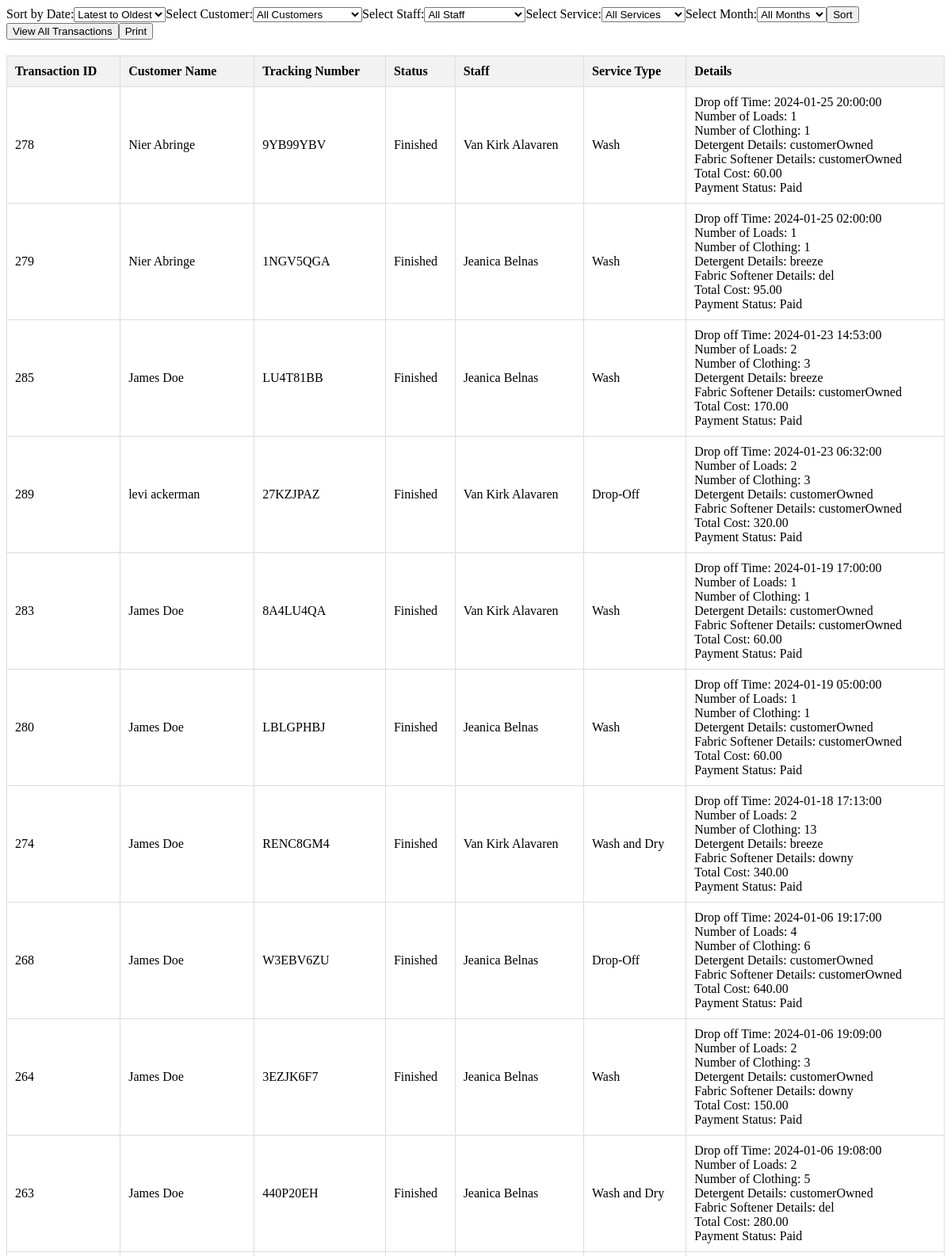
The page /admin_sales_history.php (upper part) on the database its author committed.
### tables this page shows
CREATE TABLE `transactions` (
  `transaction_id` int(11) NOT NULL,
  `customer_id` int(11) DEFAULT NULL,
  `staff_id` int(11) NOT NULL,
  `timeOfDropOff` datetime DEFAULT NULL,
  `service_id` int(50) NOT NULL,
  `numberOfLoads` int(11) DEFAULT NULL,
  `numberOfClothing` int(11) DEFAULT NULL,
  `totalCost` decimal(10,2) DEFAULT NULL,
  `paymentStatus` varchar(50) NOT NULL,
  `tenderedAmount` decimal(10,2) NOT NULL,
  `changeAmount` decimal(10,2) NOT NULL,
  `detergent_id` int(11) NOT NULL,
  `numberOfDetergent` int(11) NOT NULL,
  `fabric_softener_id` int(11) NOT NULL,
  `numberOfFabricSoft` int(11) NOT NULL
);

CREATE TABLE `customers` (
  `customer_id` int(11) NOT NULL,
  `firstname` varchar(50) DEFAULT NULL,
  `lastname` varchar(50) DEFAULT NULL,
  `contact_number` varchar(50) DEFAULT NULL,
  `email` varchar(50) DEFAULT NULL,
  `password` varchar(50) DEFAULT NULL
);

CREATE TABLE `trackings` (
  `trackingID` int(11) NOT NULL,
  `trackingNumber` varchar(50) DEFAULT NULL,
  `transaction_id` int(11) DEFAULT NULL,
  `status` varchar(50) DEFAULT NULL
);

CREATE TABLE `staffs` (
  `staff_id` int(11) NOT NULL,
  `firstname` varchar(50) DEFAULT NULL,
  `lastname` varchar(50) DEFAULT NULL,
  `contact_number` varchar(50) DEFAULT NULL,
  `address` varchar(50) NOT NULL,
  `username` varchar(50) DEFAULT NULL,
  `password` varchar(50) DEFAULT NULL
);

CREATE TABLE `services` (
  `service_id` int(50) NOT NULL,
  `serviceName` varchar(50) NOT NULL
);

CREATE TABLE `detergents` (
  `detergent_id` int(11) NOT NULL,
  `owner_id` int(11) NOT NULL,
  `detergent_name` varchar(255) NOT NULL,
  `stock_quantity` int(11) NOT NULL
);

CREATE TABLE `fabric_softeners` (
  `fabric_softener_id` int(11) NOT NULL,
  `owner_id` int(11) NOT NULL,
  `fabric_softener_name` varchar(255) NOT NULL,
  `stock_quantity` int(11) NOT NULL
);

### admin_sales_history.php (the view, shortened to what this page needs)
<?php
include('dbcon.php');
$sortingOrder = 'DESC';
$sql = "SELECT transactions.transaction_id,
           customers.firstname AS customer_firstname,
           customers.lastname AS customer_lastname,
           staffs.firstname AS staff_firstname,
           staffs.lastname AS staff_lastname,
           transactions.timeOfDropOff,
           services.serviceName,
           transactions.numberofLoads,
           transactions.numberofClothing,
           detergents.detergent_name,
           fabric_softeners.fabric_softener_name,
           trackings.trackingNumber,
           trackings.status,
           transactions.totalCost,
           transactions.paymentStatus
    FROM transactions
    JOIN customers ON transactions.customer_id = customers.customer_id
    JOIN staffs ON transactions.staff_id = staffs.staff_id
    INNER JOIN services ON transactions.service_id = services.service_id
    JOIN detergents ON transactions.detergent_id = detergents.detergent_id
    JOIN fabric_softeners ON transactions.fabric_softener_id = fabric_softeners.fabric_softener_id
    LEFT JOIN trackings ON transactions.transaction_id = trackings.transaction_id
    WHERE transactions.paymentStatus = 'Paid' AND trackings.status = 'Finished' ";
$sql .= " ORDER BY transactions.timeOfDropOff $sortingOrder";
$result = $conn->query($sql);
if ($result->num_rows > 0) {
    echo "<form method='post' action='" . htmlspecialchars($_SERVER["PHP_SELF"]) . "'>";
    echo "<label>Sort by Date:</label>";
    echo "<select name='sorting_order'>";
    echo "<option value='DESC'>Latest to Oldest</option>";
    echo "</select>";
    echo "<label>Select Customer:</label>";
    echo "<select name='selected_customer'>";
    echo "<option value=''>All Customers</option>";
    echo "</select>";
    echo "<label>Select Staff:</label>";
    echo "<select name='selected_staff'>";
    echo "<option value=''>All Staff</option>";
    echo "</select>";
    echo "<label>Select Service:</label>";
    echo "<select name='selected_service'>";
    echo "<option value=''>All Services</option>";
    echo "</select>";
    echo "<label>Select Month:</label>";
    echo "<select name='selected_month'>";
    echo "<option value=''>All Months</option>";
    echo "</select>";
    echo "<button type='submit' name='sort_by_date'>Sort</button>";
    echo "<button type='submit' name='view_all'>View All Transactions</button>";
echo "<button type='button' onclick='printContent()'>Print</button>";
    echo "</form>";
echo '<div class="printable">';
echo "<table border='1'>";
echo "<tr>
        <th>Transaction ID</th>
        <th>Customer Name</th>
        <th>Tracking Number</th>
        <th>Status</th>
        <th>Staff</th>
        <th>Service Type</th>
        <th>Details</th>
      </tr>";
while ($row = $result->fetch_assoc()) {
    echo "<tr>";
    echo "<td>" . $row["transaction_id"] . "</td>";
    echo "<td>" . $row["customer_firstname"] . " " . $row["customer_lastname"] . "</td>";
    echo "<td>" . $row["trackingNumber"] . "</td>";
    echo "<td>" . $row["status"] . "</td>";
    echo "<td>" . $row["staff_firstname"] . " " . $row["staff_lastname"] . "</td>";
    echo "<td>" . $row["serviceName"] . "</td>";
    $combinedInfo = "Drop off Time: ".$row["timeOfDropOff"] . "<br>" .
                    "Number of Loads: " . $row["numberofLoads"] . "<br>" .
                    "Number of Clothing: " . $row["numberofClothing"] . "<br>" .
                    "Detergent Details: " . $row["detergent_name"] . "<br>" .
                    "Fabric Softener Details: " . $row["fabric_softener_name"] . "<br>" .
                    "Total Cost: " . $row["totalCost"] . "<br>" .
                    "Payment Status: " . $row["paymentStatus"];
    echo "<td>" . $combinedInfo . "</td>";
    echo "</tr>";
}
echo "</table>";
echo '</div>';
} else {
    echo "No paid transactions found.";
}
?>
</body>
</html>

### admin_sales_history.php (style rules this page uses)
.printable table { width: 100%; border-collapse: collapse; margin-top: 20px; }
.printable th, .printable td { padding: 10px; text-align: left; border: 1px solid #ddd; }
.printable th { background-color: #f2f2f2; }

### rows shown on the page
transactions: transaction_id "278", customer.firstname "Nier", customer.lastname "Abringe", trackings.trackingNumber "9YB99YBV", trackings.status "Finished", staff.firstname "Van Kirk", staff.lastname "Alavaren", service.serviceName "Wash", timeOfDropOff "2024-01-25 20:00:00", numberOfLoads "1", numberOfClothing "1", detergent.detergent_name "customerOwned", fabric_softener.fabric_softener_name "customerOwned", totalCost "60.00", paymentStatus "Paid"
transactions: transaction_id "279", customer.firstname "Nier", customer.lastname "Abringe", trackings.trackingNumber "1NGV5QGA", trackings.status "Finished", staff.firstname "Jeanica", staff.lastname "Belnas", service.serviceName "Wash", timeOfDropOff "2024-01-25 02:00:00", numberOfLoads "1", numberOfClothing "1", detergent.detergent_name "breeze", fabric_softener.fabric_softener_name "del", totalCost "95.00", paymentStatus "Paid"
transactions: transaction_id "285", customer.firstname "James", customer.lastname "Doe", trackings.trackingNumber "LU4T81BB", trackings.status "Finished", staff.firstname "Jeanica", staff.lastname "Belnas", service.serviceName "Wash", timeOfDropOff "2024-01-23 14:53:00", numberOfLoads "2", numberOfClothing "3", detergent.detergent_name "breeze", fabric_softener.fabric_softener_name "customerOwned", totalCost "170.00", paymentStatus "Paid"
transactions: transaction_id "289", customer.firstname "levi", customer.lastname "ackerman", trackings.trackingNumber "27KZJPAZ", trackings.status "Finished", staff.firstname "Van Kirk", staff.lastname "Alavaren", service.serviceName "Drop-Off", timeOfDropOff "2024-01-23 06:32:00", numberOfLoads "2", numberOfClothing "3", detergent.detergent_name "customerOwned", fabric_softener.fabric_softener_name "customerOwned", totalCost "320.00", paymentStatus "Paid"
transactions: transaction_id "283", customer.firstname "James", customer.lastname "Doe", trackings.trackingNumber "8A4LU4QA", trackings.status "Finished", staff.firstname "Van Kirk", staff.lastname "Alavaren", service.serviceName "Wash", timeOfDropOff "2024-01-19 17:00:00", numberOfLoads "1", numberOfClothing "1", detergent.detergent_name "customerOwned", fabric_softener.fabric_softener_name "customerOwned", totalCost "60.00", paymentStatus "Paid"
transactions: transaction_id "280", customer.firstname "James", customer.lastname "Doe", trackings.trackingNumber "LBLGPHBJ", trackings.status "Finished", staff.firstname "Jeanica", staff.lastname "Belnas", service.serviceName "Wash", timeOfDropOff "2024-01-19 05:00:00", numberOfLoads "1", numberOfClothing "1", detergent.detergent_name "customerOwned", fabric_softener.fabric_softener_name "customerOwned", totalCost "60.00", paymentStatus "Paid"
transactions: transaction_id "274", customer.firstname "James", customer.lastname "Doe", trackings.trackingNumber "RENC8GM4", trackings.status "Finished", staff.firstname "Van Kirk", staff.lastname "Alavaren", service.serviceName "Wash and Dry", timeOfDropOff "2024-01-18 17:13:00", numberOfLoads "2", numberOfClothing "13", detergent.detergent_name "breeze", fabric_softener.fabric_softener_name "downy", totalCost "340.00", paymentStatus "Paid"
transactions: transaction_id "268", customer.firstname "James", customer.lastname "Doe", trackings.trackingNumber "W3EBV6ZU", trackings.status "Finished", staff.firstname "Jeanica", staff.lastname "Belnas", service.serviceName "Drop-Off", timeOfDropOff "2024-01-06 19:17:00", numberOfLoads "4", numberOfClothing "6", detergent.detergent_name "customerOwned", fabric_softener.fabric_softener_name "customerOwned", totalCost "640.00", paymentStatus "Paid"
transactions: transaction_id "264", customer.firstname "James", customer.lastname "Doe", trackings.trackingNumber "3EZJK6F7", trackings.status "Finished", staff.firstname "Jeanica", staff.lastname "Belnas", service.serviceName "Wash", timeOfDropOff "2024-01-06 19:09:00", numberOfLoads "2", numberOfClothing "3", detergent.detergent_name "customerOwned", fabric_softener.fabric_softener_name "downy", totalCost "150.00", paymentStatus "Paid"
transactions: transaction_id "263", customer.firstname "James", customer.lastname "Doe", trackings.trackingNumber "440P20EH", trackings.status "Finished", staff.firstname "Jeanica", staff.lastname "Belnas", service.serviceName "Wash and Dry", timeOfDropOff "2024-01-06 19:08:00", numberOfLoads "2", numberOfClothing "5", detergent.detergent_name "customerOwned", fabric_softener.fabric_softener_name "del", totalCost "280.00", paymentStatus "Paid"
